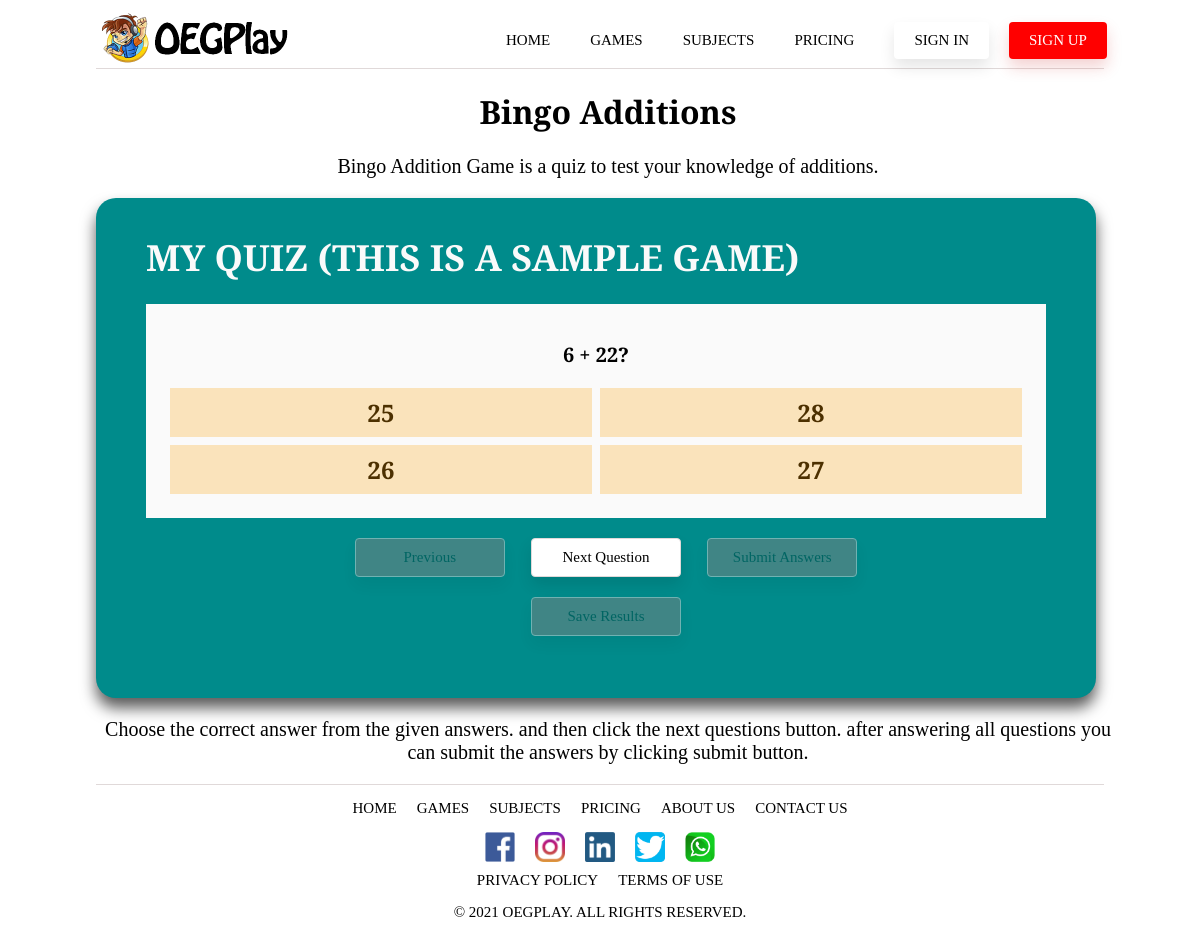
The page /game.php?gameID=64 on the database its author committed.
### tables this page shows
CREATE TABLE `game` (
  `gameID` int(11) NOT NULL AUTO_INCREMENT,
  `gameName` varchar(128) NOT NULL,
  `gameGrade` varchar(128) NOT NULL,
  `gameCategory` varchar(128) NOT NULL,
  `gameSubject` varchar(128) NOT NULL,
  `gameDescription` varchar(1000) DEFAULT NULL,
  `gameInstructions` varchar(1000) DEFAULT NULL,
  `gameAccess` char(10) NOT NULL,
  `adminID` int(11) NOT NULL,
  `devID` int(11) NOT NULL,
  `gFile` varchar(256) DEFAULT NULL,
  `gThumbnail` varchar(256) DEFAULT NULL,
  `added_date` date NOT NULL,
  `last_modified_date` date NOT NULL,
  PRIMARY KEY (`gameID`),
  KEY `FK_Game1` (`adminID`),
  KEY `FK_Game2` (`devID`),
  CONSTRAINT `FK_Game1` FOREIGN KEY (`adminID`) REFERENCES `admin` (`adminID`),
  CONSTRAINT `FK_Game2` FOREIGN KEY (`devID`) REFERENCES `developer` (`devID`)
);

### game.php (the view, shortened to what this page needs)
<?php
    if (isset($_GET["gameID"])) {
        $gID = $_GET["gameID"];
        require 'includes/database.inc.php';
        $sql = "SELECT * FROM Game WHERE gameID = $gID";
        $result = mysqli_query($conn, $sql);
        $row = mysqli_fetch_assoc($result);
        $gName = $row['gameName'];
        $gDescription = $row['gameDescription'];
        $gInstructions = $row['gameInstructions'];
    }
    else {
        header ("location: ../all-games.php");
    }
    include 'header.php';
    echo '<div class="game-container">';
    echo '<h1 class="game-name">'.$gName.'<h2>';
    echo '<p class="game-desc">'.$gDescription.'</p>';
    echo '<form name="save" action="includes/save-results.php" method="post">
                <input type="hidden" name="gameID" value="'.$gID.'">
                <input type="text" id="score" name="score">
                <button id="save-btn" type="submit" name="submit">Save Results</button>
            </form></div>';
    echo '<p class="game-ins">'.$gInstructions.'</p>';
    echo '</div>';
    include('./footer.php');
?>

### css/game-page.css (style rules this page uses)
.game-container { width: 1024px; font-family: "Bree Serif", serif; }
.game-name { text-align: center; }
.game-desc { text-align: center; font-size: 20px; font-weight: normal; }
.game-ins { text-align: center; font-size: 20px; font-weight: normal; }
#save-btn { margin-top: 20px; background-color: white; border: solid 1px rgb(224, 217, 217); border-radius: 4px; cursor: pointer; box-shadow: inset 0 0 0 2px black; box-shadow: 0px 8px 15px rgba(0, 0, 0, 0.1); white-space: nowrap; padding: 10px 20px; margin-left: 20px; width: 150px; font-family: "Bree Serif", serif; font-size: 15px; color: black; }
#save-btn:disabled { opacity: 0.5; background: gray; color: #00403c; cursor: default; }

### css/header.css (style rules this page uses)
html { max-width: 1024px; margin: auto; }

### rows shown on the page
game: gameName "Bingo Additions", gameDescription "Bingo Addition Game is a quiz to test your knowledge of additions.", gameInstructions "Choose the correct answer from the given answers. and then click the next questions button. after answering all questions you can submit the answers by clicking submit button."
